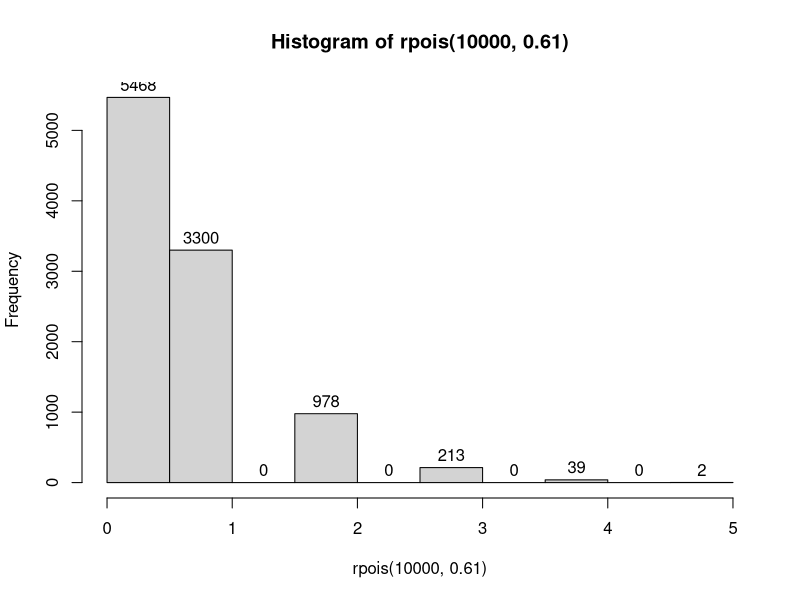
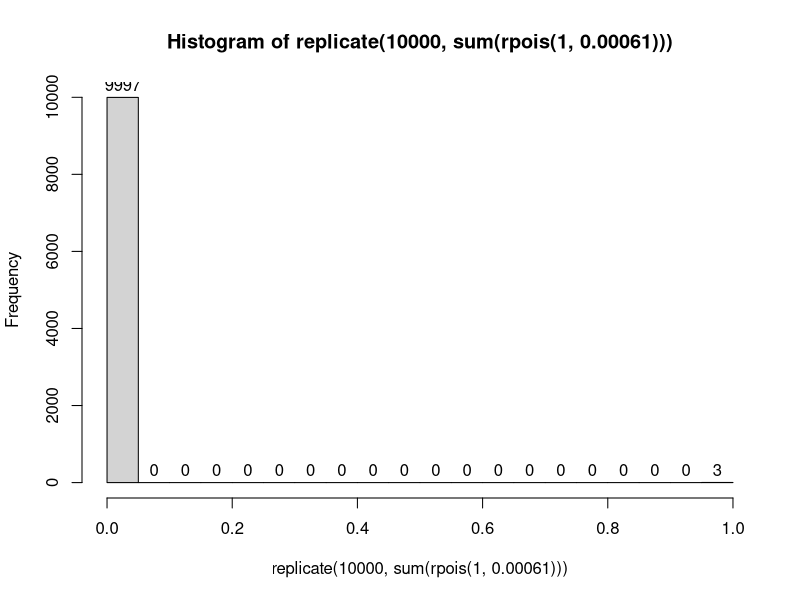

Generate these figures, in order, with R:
# We know that the there are 0.61 soldiers kicked per corps*year.
# If we graph the distribution in the book, we see that with n=10,000 years:

hist(rpois(10000,0.61),label=TRUE)

# Out of the 10,000 years, approximately 5400 will go by without a soldier being kicked by a horse (when x=0).
# Approximately 3300 years will include exactly one fatality, another 1000 years will include 2 fatalities, 
# and approx. 200 years will include 3 fatalities.

# We can change the probability and time frame to demonstrate the likeliness of a soldier being kicked.
# With 122 deaths over 20 years, we have 6.1 soldier deaths/year. To find the probability of a particular soldier
# being kicked, we divide 6.1 by the number of soldiers n. If there are 10000 than lamba = 0.00061.
# Here we simulate the chance of a particular soldier dying in a given year. We run the simulation 10000 times and 
# see that there are approx 6 years in 10000 where the soldier will be kicked to death. Thus, the chance of a soldier
# being lethally kicked by a horse in a given year = 6.1/(number of soldier). This graph differs from the first because
# we are looking at the distribution of probability of a fatality for a particular solider as oppposed to the 
# probability distribution of fatalities among the entire Prussian army.

hist(replicate(10000,sum(rpois(1,0.00061))),labels=TRUE)

